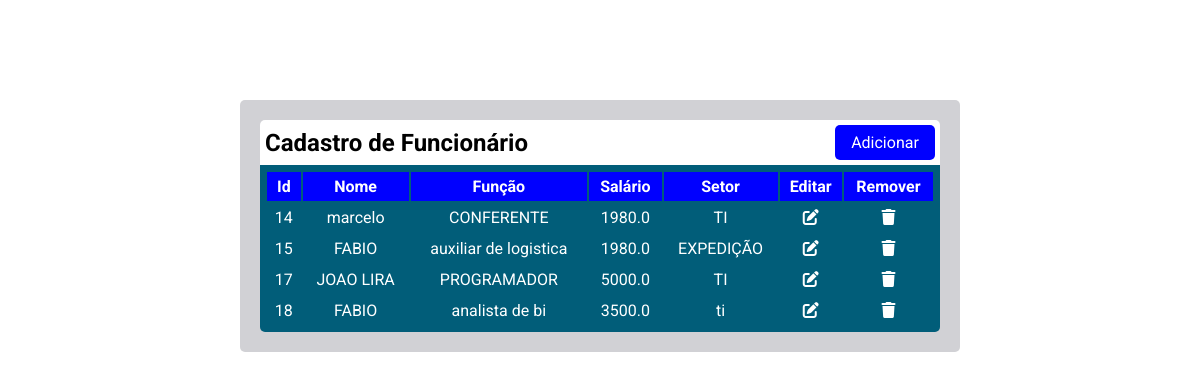
The page / on the database its author committed.
### tables this page shows
CREATE TABLE funcionario (
               id INTEGER PRIMARY KEY AUTOINCREMENT,
               nome TEXT,
               funcao TEXT,
               salario FLOAT,
               setor TEXT);

### main.py (the view)
@app.route('/')
def index():
    lista = database.README()
    dados_formulario = request.form.to_dict()
    return render_template('index.html',lista=lista,dados=dados_formulario)

### database.py (called while the page is built)
def conexao():
    conect = sqlite3.connect('crud.db')
    cursor = conect.cursor()
    return cursor

def README():
    cursor = conexao()
    cursor.execute('SELECT * FROM funcionario')
    return cursor.fetchall()

### templates/index.html (shortened to what this page needs)
<!DOCTYPE html>
<html lang="pt-br">
<head>
    <link rel="stylesheet" href="https://cdnjs.cloudflare.com/ajax/libs/font-awesome/6.7.2/css/all.min.css" />
    <link rel="stylesheet" href="/static/style.css">
</head>
<body>
    <div class="container">
        <div class="header">
            <h2>Cadastro de Funcionário</h1>
            <button id="add" onclick="abrirModal()">Adicionar</button>
        </div>
        <div class="div-table">
            <table class="tabela">
                <thead >
                    <tr>
                        <th>Id</th>
                        <th>Nome</th>
                        <th>Função</th>
                        <th>Salário</th>
                        <th>Setor</th>
                        <th>Editar</th>
                        <th>Remover</th>
                    </tr>
                </thead>
                {% for i in lista %}
                <tr >
                    <td>{{i[0]}}</td>
                    <td>{{i[1]}}</td>
                    <td>{{i[2]}}</td>
                    <td>{{i[3]}}</td>
                    <td>{{i[4]}}</td>
                    <td><i class="fa-solid fa-pen-to-square"  id="{{i[0]}}"></i></td>
                    <td><i class="fa-solid fa-trash" id="{{i[0]}}"></i></td>
                </tr>
                {% endfor %}
            </table>
        </div>
    </div>
</body>
</html>

### static/style.css (style rules this page uses)
* { margin: 0; padding: 0; box-sizing: border-box; font-family: 'Roboto', sans-serif; outline: none; }
body { background-color: white; }
.container { flex-wrap: wrap; background-color: #d1d1d5; justify-content: center; align-items: center; width: 60%; border-radius: 5px; padding: 20px; margin: 100px auto 0; }
.container .header { display: flex; flex-wrap: wrap; justify-content:space-between; align-items: center; background-color: white; padding: 5px; border-radius: 5px 5px 0 0; }
.container .header > button { width: 100px; background-color: blue; color: white; font-size: 1rem; border-radius: 5px; padding: 8px; border: none; cursor: pointer; }
.container thead th { background-color: blue; padding: 5px; }
.container .div-table { width: 100%; flex-wrap: wrap; justify-content: center; background-color: rgb(1, 93, 121); border-radius: 0 0 5px 5px; }
.container .div-table, table { width: 100%; justify-content: center; align-items: center; }
.container .div-table, tr > td { flex-wrap: wrap; color: white; text-align: center; padding: 5px; }
.container .div-table i { cursor: pointer; }

### rows shown on the page
funcionario: id "14", nome "marcelo", funcao "CONFERENTE", salario "1980.0", setor "TI"
funcionario: id "15", nome "FABIO", funcao "auxiliar de logistica", salario "1980.0", setor "EXPEDIÇÃO"
funcionario: id "17", nome "JOAO LIRA", funcao "PROGRAMADOR", salario "5000.0", setor "TI"
funcionario: id "18", nome "FABIO", funcao "analista de bi", salario "3500.0", setor "ti"
